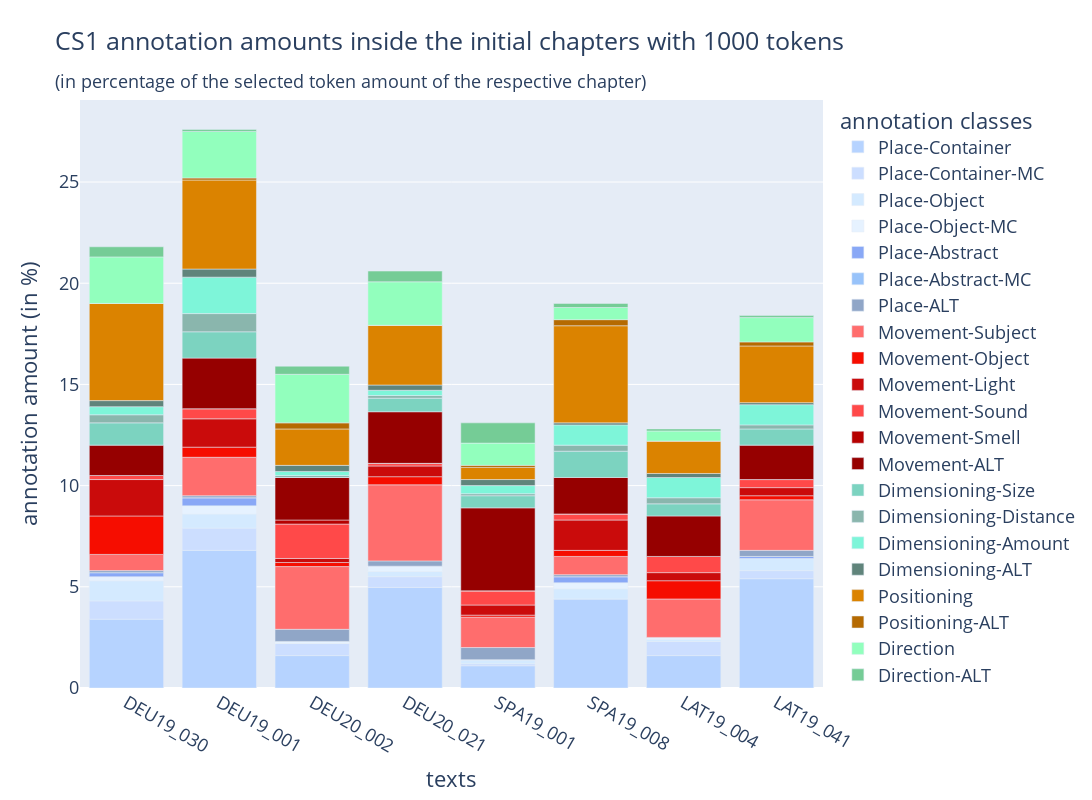

The notebook cell saved with this chart:
### Code cell
# for annotation data with 1000 or a maximum of 1000 tokens
# you may manipulate and save the plotly diagram as png image file by using the interface of the html output

data_dict: dict = {
    'text': list(itertools.chain(*[[item] * 21 for item in [
        'DEU19_030', 
        'DEU19_001', 
        'DEU20_002', 
        'DEU20_021', 
        'SPA19_001', 
        'SPA19_008', 
        'LAT19_004', 
        'LAT19_041'
    ]])),
    'annotation_class': [
        'Place-Container', 
        'Place-Container-MC', 
        'Place-Object', 
        'Place-Object-MC', 
        'Place-Abstract', 
        'Place-Abstract-MC', 
        'Place-ALT',
        'Movement-Subject',
        'Movement-Object',
        'Movement-Light',
        'Movement-Sound',
        'Movement-Smell',
        'Movement-ALT',
        'Dimensioning-Size',
        'Dimensioning-Distance',
        'Dimensioning-Amount',
        'Dimensioning-ALT',
        'Positioning',
        'Positioning-ALT',
        'Direction',
        'Direction-ALT'
    ] * 8,
    'amount': []
}
data_dict['amount'] = list(itertools.chain(*[[results['first_1000_token']['ratios']['cs1'][corpus_file[0]][corpus_file[1]]['annotations_by_class_in_file:total_token_amount_in_file'].get(annotation_class, 0) * 100] for corpus_file in [
    ('canspin-deu-19', 'CANSpiN-deu-19_030_1-1-1.tsv'), 
    ('canspin-deu-19', 'CANSpiN-deu-19_001_1-1-1.tsv'),
    ('canspin-deu-20', 'CANSpiN-deu-20_002_1_shuffled.tsv'),
    ('canspin-deu-20', 'CANSpiN-deu-20_021_1_shuffled.tsv'),
    ('canspin-spa-19', 'CANSpiN-spa-19_001_1.tsv'),
    ('canspin-spa-19', 'CANSpiN-spa-19_008_1.tsv'),
    ('canspin-lat-19', 'CANSpiN-lat-19_004_1.tsv'),
    ('canspin-lat-19', 'CANSpiN-lat-19_041_1.tsv')
] for annotation_class in data_dict['annotation_class'][:21]]))

data: pd.DataFrame = pd.DataFrame(data_dict)

figure: plotly.graph_objects.Figure = plotly.express.bar(
    data_frame=data,
    x='text',
    y='amount',
    color='annotation_class',
    labels={
        "text": "texts",
        "amount": "annotation amount (in %)",
        "annotation_class": "annotation classes"
    },
    title=f'CS1 annotation amounts inside the initial chapters with {token_selection[1] - token_selection[0]} tokens <br><sub>(in percentage of the selected token amount of the respective chapter)</sub>',
    color_discrete_map={
        'Place-Container': '#B6D3FF',
        'Place-Container-MC': '#CCDEFF',
        'Place-Object': '#D4EAFF',
        'Place-Object-MC': '#E6F2FF',
        'Place-Abstract': '#89A8F6',
        'Place-Abstract-MC': '#98C3FA',
        'Place-ALT': '#90A6C7',
        'Movement-Subject': '#FF6D6D',
        'Movement-Object': '#F60D00',
        'Movement-Sound': '#FF4949',
        'Movement-Light': '#CA0B0B',
        'Movement-Smell': '#B60000',
        'Movement-ALT': '#960000',
        'Direction': '#92FFBD',
        'Direction-ALT': '#75CC96',
        'Positioning': '#DB8300',
        'Positioning-ALT': '#B56A01',
        'Dimensioning-Distance': '#8AB6AD',
        'Dimensioning-Size': '#7CD3C0',
        'Dimensioning-Amount': '#7EF5D9',
        'Dimensioning-ALT': '#60847B'
    },
    width=1400,
    height=800
)

figure.update_layout(font={'size': 18})

figure.show()

### Figure 1 — Plotly figure (JSON) as saved in the notebook; plotly's stock layout.template omitted (floating-point values rounded to 4 significant figures)
{"data": [{"alignmentgroup": "True", "hovertemplate": "annotation classes=Place-Container<br>texts=%{x}<br>annotation amount (in %)=%{y}<extra></extra>", "legendgroup": "Place-Container", "marker": {"color": "#B6D3FF", "pattern": {"shape": ""}}, "name": "Place-Container", "offsetgroup": "Place-Container", "orientation": "v", "showlegend": true, "textposition": "auto", "type": "bar", "x": ["DEU19_030", "DEU19_001", "DEU20_002", "DEU20_021", "SPA19_001", "SPA19_008", "LAT19_004", "LAT19_041"], "xaxis": "x", "y": [3.4, 6.8, 1.6, 4.97, 1.1, 4.4, 1.6, 5.4], "yaxis": "y"}, {"alignmentgroup": "True", "hovertemplate": "annotation classes=Place-Container-MC<br>texts=%{x}<br>annotation amount (in %)=%{y}<extra></extra>", "legendgroup": "Place-Container-MC", "marker": {"color": "#CCDEFF", "pattern": {"shape": ""}}, "name": "Place-Container-MC", "offsetgroup": "Place-Container-MC", "orientation": "v", "showlegend": true, "textposition": "auto", "type": "bar", "x": ["DEU19_030", "DEU19_001", "DEU20_002", "DEU20_021", "SPA19_001", "SPA19_008", "LAT19_004", "LAT19_041"], "xaxis": "x", "y": [0.9, 1.1, 0.6, 0.53, 0.1, 0, 0.7, 0.4], "yaxis": "y"}, {"alignmentgroup": "True", "hovertemplate": "annotation classes=Place-Object<br>texts=%{x}<br>annotation amount (in %)=%{y}<extra></extra>", "legendgroup": "Place-Object", "marker": {"color": "#D4EAFF", "pattern": {"shape": ""}}, "name": "Place-Object", "offsetgroup": "Place-Object", "orientation": "v", "showlegend": true, "textposition": "auto", "type": "bar", "x": ["DEU19_030", "DEU19_001", "DEU20_002", "DEU20_021", "SPA19_001", "SPA19_008", "LAT19_004", "LAT19_041"], "xaxis": "x", "y": [1, 0.7, 0, 0.26, 0.2, 0.5, 0.1, 0.6], "yaxis": "y"}, {"alignmentgroup": "True", "hovertemplate": "annotation classes=Place-Object-MC<br>texts=%{x}<br>annotation amount (in %)=%{y}<extra></extra>", "legendgroup": "Place-Object-MC", "marker": {"color": "#E6F2FF", "pattern": {"shape": ""}}, "name": "Place-Object-MC", "offsetgroup": "Place-Object-MC", "orientation": "v", "showlegend": true, "textposition": "auto", "type": "bar", "x": ["DEU19_030", "DEU19_001", "DEU20_002", "DEU20_021", "SPA19_001", "SPA19_008", "LAT19_004", "LAT19_041"], "xaxis": "x", "y": [0.2, 0.4, 0.1, 0.26, 0, 0.3, 0.1, 0], "yaxis": "y"}, {"alignmentgroup": "True", "hovertemplate": "annotation classes=Place-Abstract<br>texts=%{x}<br>annotation amount (in %)=%{y}<extra></extra>", "legendgroup": "Place-Abstract", "marker": {"color": "#89A8F6", "pattern": {"shape": ""}}, "name": "Place-Abstract", "offsetgroup": "Place-Abstract", "orientation": "v", "showlegend": true, "textposition": "auto", "type": "bar", "x": ["DEU19_030", "DEU19_001", "DEU20_002", "DEU20_021", "SPA19_001", "SPA19_008", "LAT19_004", "LAT19_041"], "xaxis": "x", "y": [0.2, 0.4, 0, 0, 0, 0.3, 0, 0.1], "yaxis": "y"}, {"alignmentgroup": "True", "hovertemplate": "annotation classes=Place-Abstract-MC<br>texts=%{x}<br>annotation amount (in %)=%{y}<extra></extra>", "legendgroup": "Place-Abstract-MC", "marker": {"color": "#98C3FA", "pattern": {"shape": ""}}, "name": "Place-Abstract-MC", "offsetgroup": "Place-Abstract-MC", "orientation": "v", "showlegend": true, "textposition": "auto", "type": "bar", "x": ["DEU19_030", "DEU19_001", "DEU20_002", "DEU20_021", "SPA19_001", "SPA19_008", "LAT19_004", "LAT19_041"], "xaxis": "x", "y": [0, 0, 0, 0, 0, 0, 0, 0], "yaxis": "y"}, {"alignmentgroup": "True", "hovertemplate": "annotation classes=Place-ALT<br>texts=%{x}<br>annotation amount (in %)=%{y}<extra></extra>", "legendgroup": "Place-ALT", "marker": {"color": "#90A6C7", "pattern": {"shape": ""}}, "name": "Place-ALT", "offsetgroup": "Place-ALT", "orientation": "v", "showlegend": true, "textposition": "auto", "type": "bar", "x": ["DEU19_030", "DEU19_001", "DEU20_002", "DEU20_021", "SPA19_001", "SPA19_008", "LAT19_004", "LAT19_041"], "xaxis": "x", "y": [0.1, 0.1, 0.6, 0.26, 0.6, 0.1, 0, 0.3], "yaxis": "y"}, {"alignmentgroup": "True", "hovertemplate": "annotation classes=Movement-Subject<br>texts=%{x}<br>annotation amount (in %)=%{y}<extra></extra>", "legendgroup": "Movement-Subject", "marker": {"color": "#FF6D6D", "pattern": {"shape": ""}}, "name": "Movement-Subject", "offsetgroup": "Movement-Subject", "orientation": "v", "showlegend": true, "textposition": "auto", "type": "bar", "x": ["DEU19_030", "DEU19_001", "DEU20_002", "DEU20_021", "SPA19_001", "SPA19_008", "LAT19_004", "LAT19_041"], "xaxis": "x", "y": [0.8, 1.9, 3.1, 3.76, 1.5, 0.9, 1.9, 2.5], "yaxis": "y"}, {"alignmentgroup": "True", "hovertemplate": "annotation classes=Movement-Object<br>texts=%{x}<br>annotation amount (in %)=%{y}<extra></extra>", "legendgroup": "Movement-Object", "marker": {"color": "#F60D00", "pattern": {"shape": ""}}, "name": "Movement-Object", "offsetgroup": "Movement-Object", "orientation": "v", "showlegend": true, "textposition": "auto", "type": "bar", "x": ["DEU19_030", "DEU19_001", "DEU20_002", "DEU20_021", "SPA19_001", "SPA19_008", "LAT19_004", "LAT19_041"], "xaxis": "x", "y": [1.9, 0.5, 0.2, 0.4, 0.1, 0.3, 0.9, 0.2], "yaxis": "y"}, {"alignmentgroup": "True", "hovertemplate": "annotation classes=Movement-Light<br>texts=%{x}<br>annotation amount (in %)=%{y}<extra></extra>", "legendgroup": "Movement-Light", "marker": {"color": "#CA0B0B", "pattern": {"shape": ""}}, "name": "Movement-Light", "offsetgroup": "Movement-Light", "orientation": "v", "showlegend": true, "textposition": "auto", "type": "bar", "x": ["DEU19_030", "DEU19_001", "DEU20_002", "DEU20_021", "SPA19_001", "SPA19_008", "LAT19_004", "LAT19_041"], "xaxis": "x", "y": [1.8, 1.4, 0.2, 0.53, 0.5, 1.5, 0.4, 0.4], "yaxis": "y"}, {"alignmentgroup": "True", "hovertemplate": "annotation classes=Movement-Sound<br>texts=%{x}<br>annotation amount (in %)=%{y}<extra></extra>", "legendgroup": "Movement-Sound", "marker": {"color": "#FF4949", "pattern": {"shape": ""}}, "name": "Movement-Sound", "offsetgroup": "Movement-Sound", "orientation": "v", "showlegend": true, "textposition": "auto", "type": "bar", "x": ["DEU19_030", "DEU19_001", "DEU20_002", "DEU20_021", "SPA19_001", "SPA19_008", "LAT19_004", "LAT19_041"], "xaxis": "x", "y": [0.2, 0.5, 1.7, 0.13, 0.7, 0.3, 0.8, 0.4], "yaxis": "y"}, {"alignmentgroup": "True", "hovertemplate": "annotation classes=Movement-Smell<br>texts=%{x}<br>annotation amount (in %)=%{y}<extra></extra>", "legendgroup": "Movement-Smell", "marker": {"color": "#B60000", "pattern": {"shape": ""}}, "name": "Movement-Smell", "offsetgroup": "Movement-Smell", "orientation": "v", "showlegend": true, "textposition": "auto", "type": "bar", "x": ["DEU19_030", "DEU19_001", "DEU20_002", "DEU20_021", "SPA19_001", "SPA19_008", "LAT19_004", "LAT19_041"], "xaxis": "x", "y": [0, 0, 0.2, 0, 0, 0, 0, 0], "yaxis": "y"}, {"alignmentgroup": "True", "hovertemplate": "annotation classes=Movement-ALT<br>texts=%{x}<br>annotation amount (in %)=%{y}<extra></extra>", "legendgroup": "Movement-ALT", "marker": {"color": "#960000", "pattern": {"shape": ""}}, "name": "Movement-ALT", "offsetgroup": "Movement-ALT", "orientation": "v", "showlegend": true, "textposition": "auto", "type": "bar", "x": ["DEU19_030", "DEU19_001", "DEU20_002", "DEU20_021", "SPA19_001", "SPA19_008", "LAT19_004", "LAT19_041"], "xaxis": "x", "y": [1.5, 2.5, 2.1, 2.55, 4.1, 1.8, 2, 1.7], "yaxis": "y"}, {"alignmentgroup": "True", "hovertemplate": "annotation classes=Dimensioning-Size<br>texts=%{x}<br>annotation amount (in %)=%{y}<extra></extra>", "legendgroup": "Dimensioning-Size", "marker": {"color": "#7CD3C0", "pattern": {"shape": ""}}, "name": "Dimensioning-Size", "offsetgroup": "Dimensioning-Size", "orientation": "v", "showlegend": true, "textposition": "auto", "type": "bar", "x": ["DEU19_030", "DEU19_001", "DEU20_002", "DEU20_021", "SPA19_001", "SPA19_008", "LAT19_004", "LAT19_041"], "xaxis": "x", "y": [1.1, 1.3, 0, 0.67, 0.6, 1.3, 0.6, 0.8], "yaxis": "y"}, {"alignmentgroup": "True", "hovertemplate": "annotation classes=Dimensioning-Distance<br>texts=%{x}<br>annotation amount (in %)=%{y}<extra></extra>", "legendgroup": "Dimensioning-Distance", "marker": {"color": "#8AB6AD", "pattern": {"shape": ""}}, "name": "Dimensioning-Distance", "offsetgroup": "Dimensioning-Distance", "orientation": "v", "showlegend": true, "textposition": "auto", "type": "bar", "x": ["DEU19_030", "DEU19_001", "DEU20_002", "DEU20_021", "SPA19_001", "SPA19_008", "LAT19_004", "LAT19_041"], "xaxis": "x", "y": [0.4, 0.9, 0.1, 0.13, 0.1, 0.3, 0.3, 0.2], "yaxis": "y"}, {"alignmentgroup": "True", "hovertemplate": "annotation classes=Dimensioning-Amount<br>texts=%{x}<br>annotation amount (in %)=%{y}<extra></extra>", "legendgroup": "Dimensioning-Amount", "marker": {"color": "#7EF5D9", "pattern": {"shape": ""}}, "name": "Dimensioning-Amount", "offsetgroup": "Dimensioning-Amount", "orientation": "v", "showlegend": true, "textposition": "auto", "type": "bar", "x": ["DEU19_030", "DEU19_001", "DEU20_002", "DEU20_021", "SPA19_001", "SPA19_008", "LAT19_004", "LAT19_041"], "xaxis": "x", "y": [0.4, 1.8, 0.2, 0.26, 0.4, 1, 1, 1], "yaxis": "y"}, {"alignmentgroup": "True", "hovertemplate": "annotation classes=Dimensioning-ALT<br>texts=%{x}<br>annotation amount (in %)=%{y}<extra></extra>", "legendgroup": "Dimensioning-ALT", "marker": {"color": "#60847B", "pattern": {"shape": ""}}, "name": "Dimensioning-ALT", "offsetgroup": "Dimensioning-ALT", "orientation": "v", "showlegend": true, "textposition": "auto", "type": "bar", "x": ["DEU19_030", "DEU19_001", "DEU20_002", "DEU20_021", "SPA19_001", "SPA19_008", "LAT19_004", "LAT19_041"], "xaxis": "x", "y": [0.3, 0.4, 0.3, 0.26, 0.3, 0.1, 0.2, 0.1], "yaxis": "y"}, {"alignmentgroup": "True", "hovertemplate": "annotation classes=Positioning<br>texts=%{x}<br>annotation amount (in %)=%{y}<extra></extra>", "legendgroup": "Positioning", "marker": {"color": "#DB8300", "pattern": {"shape": ""}}, "name": "Positioning", "offsetgroup": "Positioning", "orientation": "v", "showlegend": true, "textposition": "auto", "type": "bar", "x": ["DEU19_030", "DEU19_001", "DEU20_002", "DEU20_021", "SPA19_001", "SPA19_008", "LAT19_004", "LAT19_041"], "xaxis": "x", "y": [4.8, 4.4, 1.8, 2.95, 0.6, 4.8, 1.6, 2.8], "yaxis": "y"}, {"alignmentgroup": "True", "hovertemplate": "annotation classes=Positioning-ALT<br>texts=%{x}<br>annotation amount (in %)=%{y}<extra></extra>", "legendgroup": "Positioning-ALT", "marker": {"color": "#B56A01", "pattern": {"shape": ""}}, "name": "Positioning-ALT", "offsetgroup": "Positioning-ALT", "orientation": "v", "showlegend": true, "textposition": "auto", "type": "bar", "x": ["DEU19_030", "DEU19_001", "DEU20_002", "DEU20_021", "SPA19_001", "SPA19_008", "LAT19_004", "LAT19_041"], "xaxis": "x", "y": [0, 0.1, 0.3, 0, 0.1, 0.3, 0, 0.2], "yaxis": "y"}, {"alignmentgroup": "True", "hovertemplate": "annotation classes=Direction<br>texts=%{x}<br>annotation amount (in %)=%{y}<extra></extra>", "legendgroup": "Direction", "marker": {"color": "#92FFBD", "pattern": {"shape": ""}}, "name": "Direction", "offsetgroup": "Direction", "orientation": "v", "showlegend": true, "textposition": "auto", "type": "bar", "x": ["DEU19_030", "DEU19_001", "DEU20_002", "DEU20_021", "SPA19_001", "SPA19_008", "LAT19_004", "LAT19_041"], "xaxis": "x", "y": [2.3, 2.3, 2.4, 2.15, 1.1, 0.6, 0.5, 1.2], "yaxis": "y"}, {"alignmentgroup": "True", "hovertemplate": "annotation classes=Direction-ALT<br>texts=%{x}<br>annotation amount (in %)=%{y}<extra></extra>", "legendgroup": "Direction-ALT", "marker": {"color": "#75CC96", "pattern": {"shape": ""}}, "name": "Direction-ALT", "offsetgroup": "Direction-ALT", "orientation": "v", "showlegend": true, "textposition": "auto", "type": "bar", "x": ["DEU19_030", "DEU19_001", "DEU20_002", "DEU20_021", "SPA19_001", "SPA19_008", "LAT19_004", "LAT19_041"], "xaxis": "x", "y": [0.5, 0.1, 0.4, 0.53, 1, 0.2, 0.1, 0.1], "yaxis": "y"}], "layout": {"barmode": "relative", "font": {"size": 18}, "height": 800, "legend": {"title": {"text": "annotation classes"}, "tracegroupgap": 0}, "title": {"text": "CS1 annotation amounts inside the initial chapters with 1000 tokens <br><sub>(in percentage of the selected token amount of the respective chapter)</sub>"}, "width": 1400, "xaxis": {"anchor": "y", "domain": [0, 1], "title": {"text": "texts"}}, "yaxis": {"anchor": "x", "domain": [0, 1], "title": {"text": "annotation amount (in %)"}}}}
